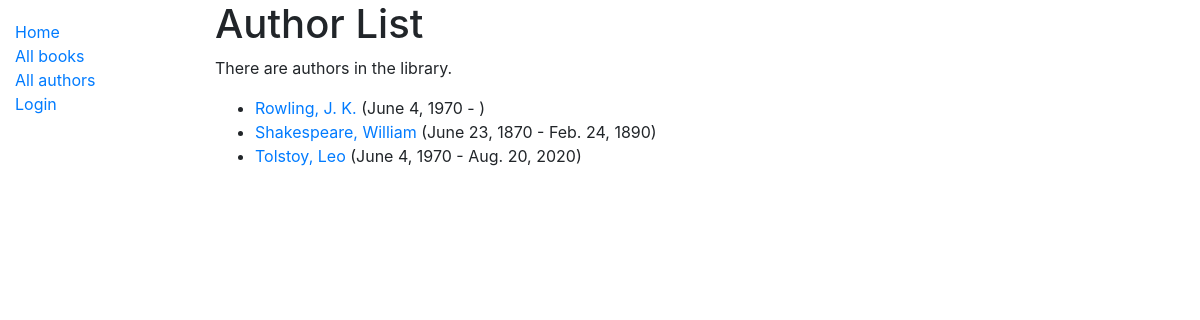
Screenshot of /catalog/authors/ with the database file from the repository.
### catalog/models.py (models this page shows, shortened)
class Author(models.Model):
    first_name = models.CharField(max_length=100)
    last_name = models.CharField(max_length=100)
    date_of_birth = models.DateField(null=True, blank=True)
    date_of_death = models.DateField('Died', null=True, blank=True)
    class Meta:
        ordering = ['last_name', 'first_name']
    def get_absolute_url(self):
        return reverse('author-detail', args=[str(self.id)])

### catalog/views.py (the view)
# urls.py: path('authors/', views.AuthorListView.as_view(), name='authors'),
class AuthorListView(generic.ListView):
    model = Author
    paginate_by = 5

### catalog/templates/catalog/author_list.html
{% extends "base_generic.html" %}
{% block content %}
  <h1>Author List</h1>
  {% if author_list %}
    <p>There are authors in the library.</p>
  <ul>
    {% for author in author_list %}
      <li>
        <a href="{{ author.get_absolute_url }}">{{ author.last_name }}, {{author.first_name}}</a>
        ({{author.date_of_birth}} -
        {% if author.date_of_death %}
        {{author.date_of_death}})
        {% else %}
        )
        {% endif %}
      </li>
    {% endfor %}
  </ul>
  {% else %}
    <p>There are no authors in the library.</p>
  {% endif %}
{% endblock %}

### rows the page displays
Author: last_name "Rowling", first_name "J. K.", date_of_birth "June 4, 1970"
Author: last_name "Shakespeare", first_name "William", date_of_birth "June 23, 1870", date_of_death "Feb. 24, 1890"
Author: last_name "Tolstoy", first_name "Leo", date_of_birth "June 4, 1970", date_of_death "Aug. 20, 2020"
